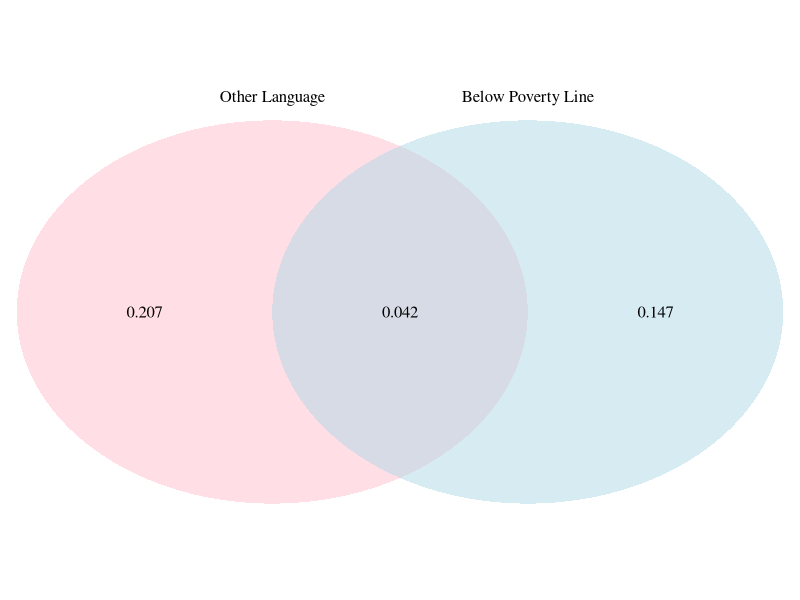
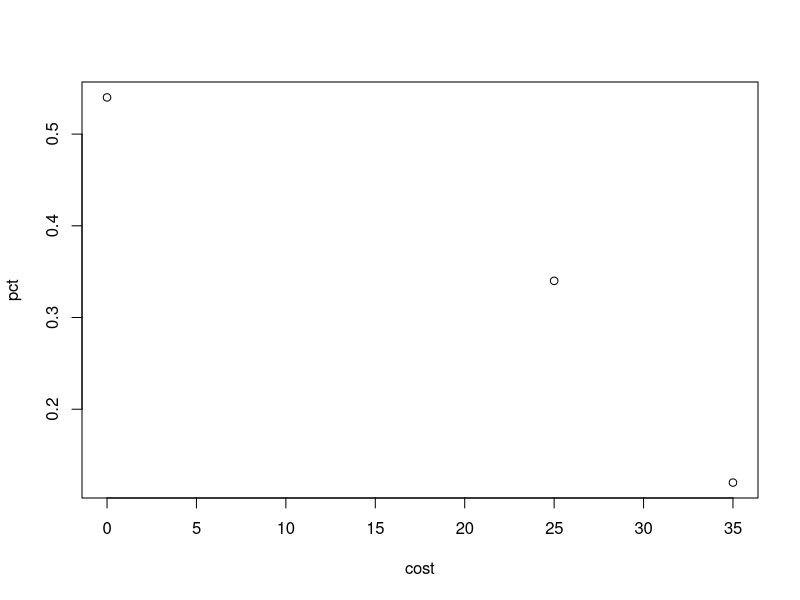

Write R code to recreate these figures, in order.
## ---- chunk 1
library(VennDiagram)
grid.newpage()
draw.pairwise.venn(.189, .249, .042, category = c("Below Poverty Line", "Other Language"), lty = rep("blank", 2), fill = c("light blue", "pink"), alpha = rep(0.5, 2), cat.pos = c(0,0), cat.dist = rep(0.025, 2), scaled = FALSE )
## ---- chunk 2
bags <- c(0,1,2)
pct <-  c(.54,.34,.12)
cost <- c(0,25,35)
one <- pct[2]*cost[2]
two <- one + pct[3]*cost[3]
evalue <- one + two
stdv <-sd(cost*pct)
plot(cost, pct)
## ---- chunk 3
ev <- 120*evalue
## ---- chunk 4
b<- 2.2+4.7+15.8+18.3+21.2
## ---- chunk 5
c <- b*.41
